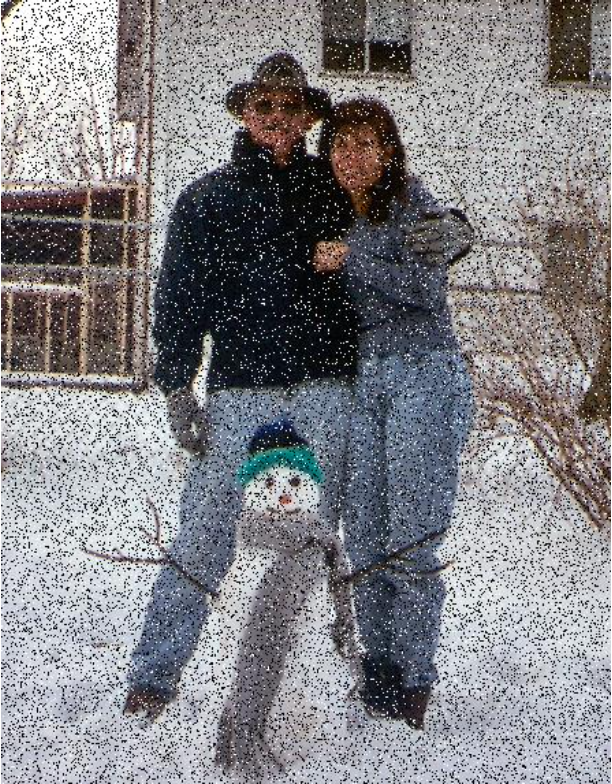
#> input picture assets/example.png, 612 x 784 px
$ python main.py
#> lines starting #> are read from the running program, lines starting #| are printed output that depends on the picture
import tkinter as tk
from tkinter import ttk
from PIL import Image, ImageTk
import cv2

# 각 필터에 따른 처리
def apply_filter(img, filter_type):
    if filter_type == '3x3 mean':
        return cv2.blur(img, (3, 3))
    elif filter_type == '5x5 mean':
        return cv2.blur(img, (5, 5))
    elif filter_type == '3x3 median':
        return cv2.medianBlur(img, 3)
    elif filter_type == '5x5 median':
        return cv2.medianBlur(img, 5)
    elif filter_type == '3x3 laplacian':
        return cv2.Laplacian(img, -1)
    return img

# 필터링된 이미지 디스플레이
def display_image(image, title):
    new_window = tk.Toplevel()
    new_window.title(title)
    image = Image.fromarray(image)
    photo = ImageTk.PhotoImage(image)
    label = tk.Label(new_window, image=photo)
    label.image = photo  # keep a reference!
    label.pack()

# gui 드롭다운
def on_filter_select(event):
    selected_filter = filter_var.get()
    processed_image = apply_filter(gray_image, selected_filter)
    display_image(processed_image, selected_filter)

# 이미지 로드
original_image = cv2.cvtColor(cv2.imread('./assets/example.png'), cv2.COLOR_BGR2RGB)
gray_image = cv2.cvtColor(original_image, cv2.COLOR_BGR2GRAY)
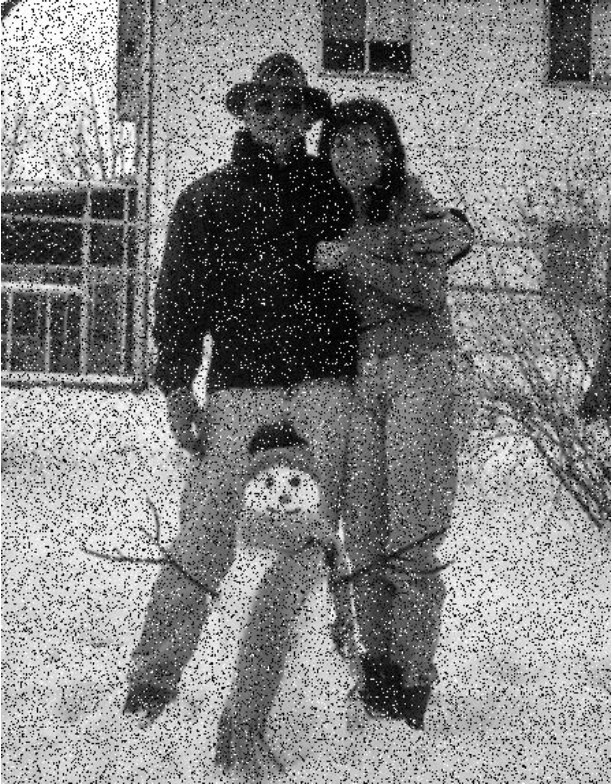
#> gray_image: shape (784, 612); min 0, max 255, mean 131.8

# 메인화 면
window = tk.Tk()
window.title("공간 필터링")

# 원본 이미지 디스플레이
original_photo = ImageTk.PhotoImage(image=Image.fromarray(original_image))
original_label = tk.Label(window, image=original_photo)
original_label.image = original_photo
original_label.pack()

# 드롭다운 구
filter_var = tk.StringVar(window)
filters = ['3x3 mean', '5x5 mean', '3x3 median', '5x5 median', '3x3 laplacian']
filter_dropdown = ttk.Combobox(window, textvariable=filter_var, values=filters)
filter_dropdown.pack()
filter_dropdown.bind('<<ComboboxSelected>>', on_filter_select)

window.mainloop()
